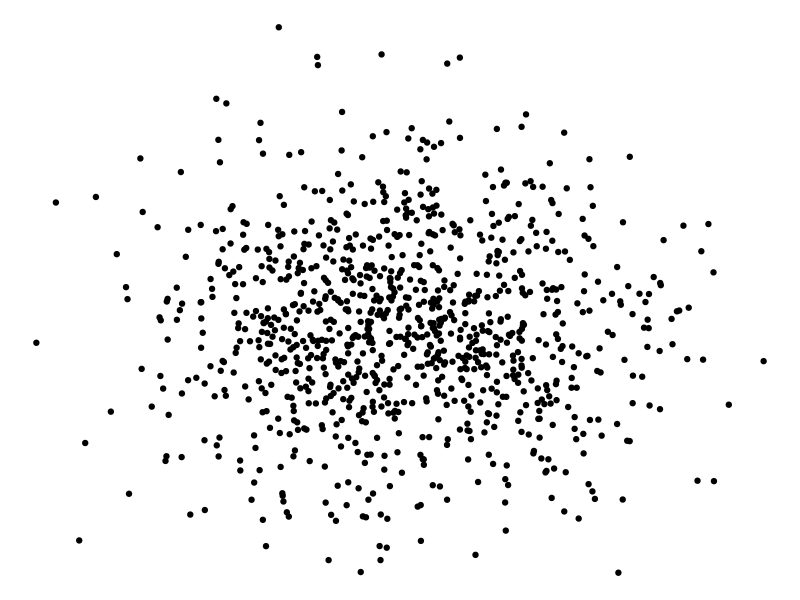
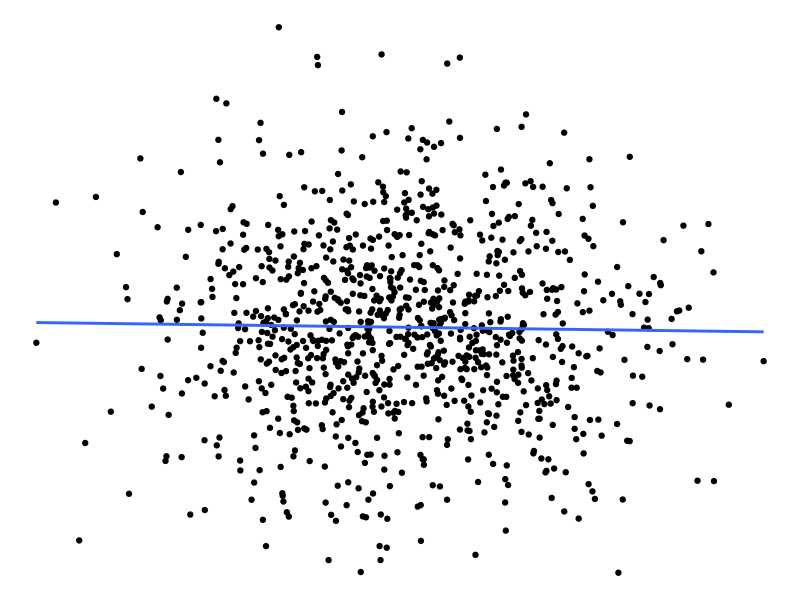
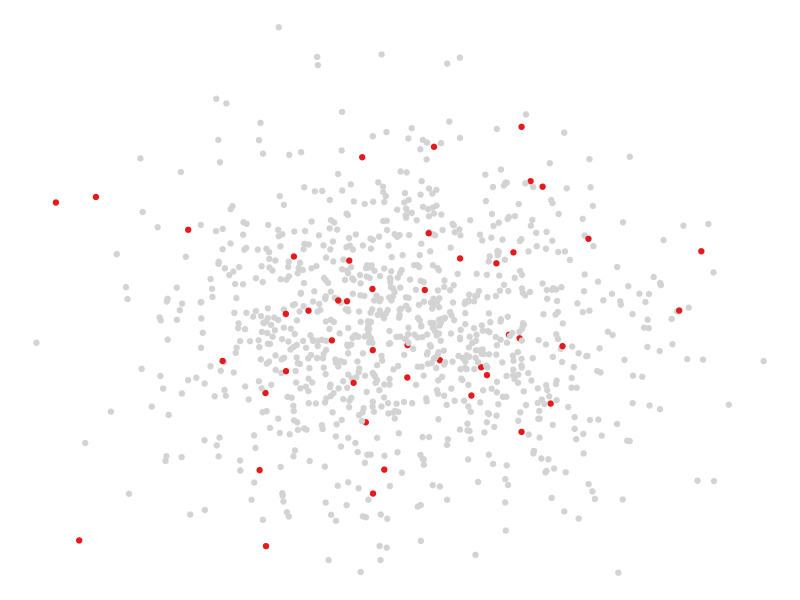
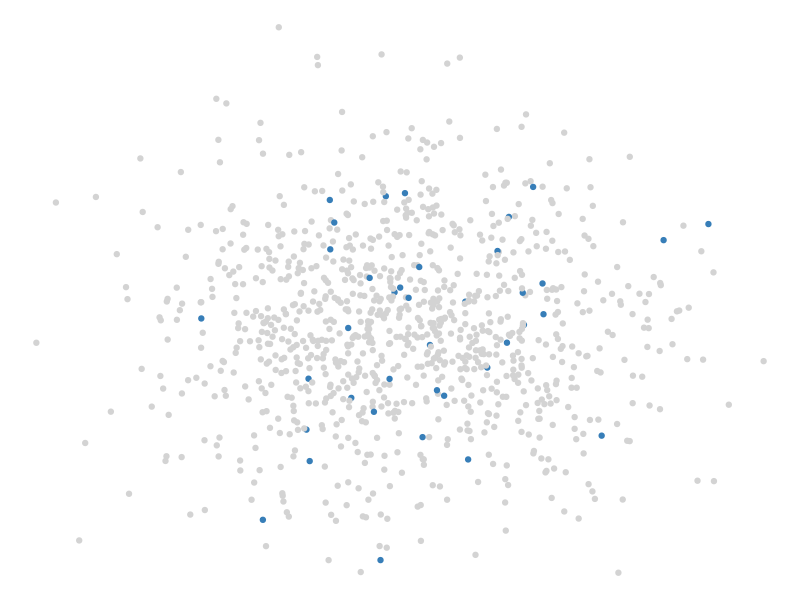
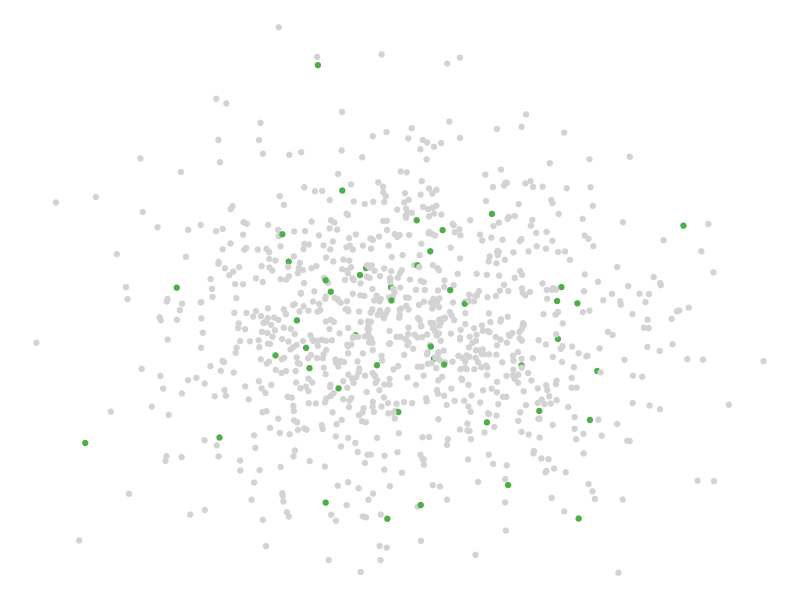
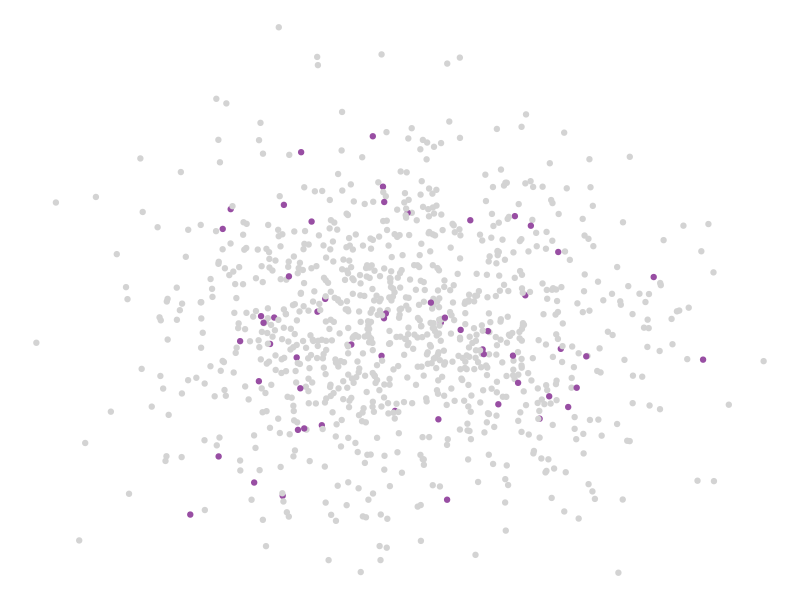
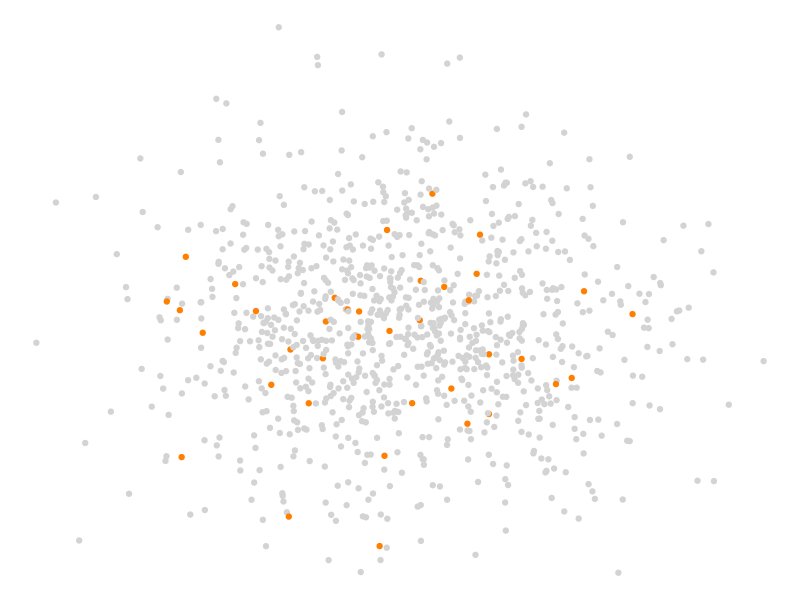
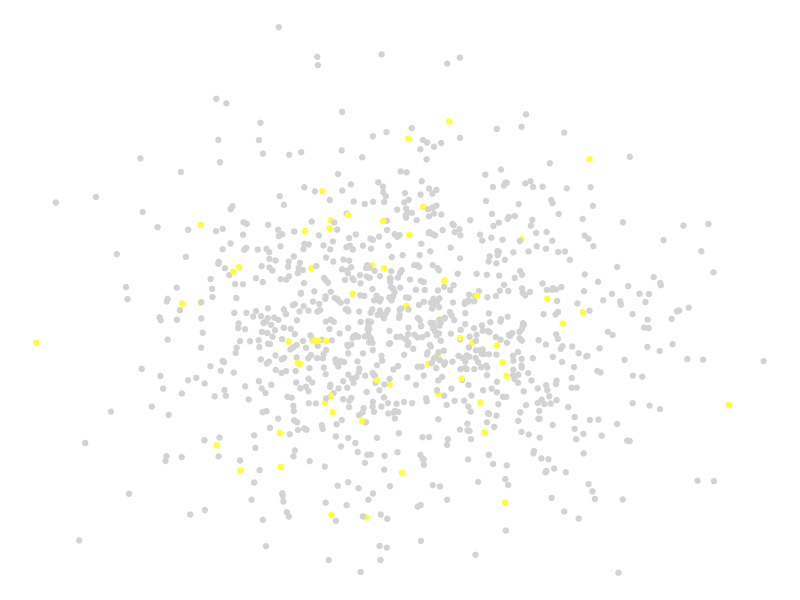

These charts were generated, in order, by the following R code:
library(tidyverse)
library(ggthemes)

generate_correlated_base = function(n, rho, noise_sd = 1) {
  x = rnorm(n)
  
  # Signal component (correlated with x)
  signal = rho * x
  
  # Noise component (independent of x)
  noise = sqrt(1 - rho^2) * rnorm(n, sd = noise_sd)
  
  y = signal + noise
  
  return(data.frame(x = x, y = y))
}

d = generate_correlated_base(n = 1000, rho = 0.7, noise_sd = 65)

summary(lm(y ~ x, data = d))

my_d = d |> 
  mutate(
    x = scales::rescale(x),
    y = scales::rescale(y),
    # x = 1-x,
    s_id = sample(20, 1000, replace = T)
  )

p1 = my_d |> 
  ggplot(aes(x,y)) +
  geom_point() +
  theme_void()

built = ggplot_build(p1)
x_range = built$layout$panel_params[[1]]$x.range
y_range = built$layout$panel_params[[1]]$y.range

p2 = my_d |> 
  ggplot(aes(x,y)) +
  geom_point() +
  theme_void() +
  geom_smooth(method = 'lm', se = F)

# Define 20 colours
my_palette = c('#e41a1c', '#377eb8', '#4daf4a', '#984ea3', '#ff7f00', 
               '#ffff33', '#a65628', '#f781bf', '#999999', '#66c2a5',
               '#fc8d62', '#8da0cb', '#e78ac3', '#a6d854', '#ffd92f',
               '#e5c494', '#b3b3b3', '#8dd3c7', '#ffffb3', '#bebada')

# Create directory if it doesn't exist
dir.create("~/Downloads/konfint", showWarnings = FALSE)

# Save first two plots
ggsave("~/Downloads/konfint/p1.pdf", p1, width = 4, height = 4)
ggsave("~/Downloads/konfint/p2.pdf", p2, width = 4, height = 4)

# Counter for filenames
plot_num = 3

# First loop - highlight each subject
for(i in 1:10) {
  p = my_d |> 
    mutate(my_colour = s_id == i) |> 
    ggplot(aes(x, y, colour = my_colour)) +
    geom_point() +
    guides(colour = 'none') +
    theme_void() +
    scale_colour_manual(values = c('lightgrey', my_palette[i]))
  
  ggsave(sprintf("~/Downloads/konfint/p%d.pdf", plot_num), p, width = 4, height = 4)
  plot_num = plot_num + 1
}

# Second loop - individual subject regressions
for(i in 1:10) {
  p = my_d |> 
    filter(s_id == i) |> 
    ggplot(aes(x, y)) +
    geom_point(colour = my_palette[i], alpha = .5) +
    geom_smooth(method = 'lm', se = F, colour = my_palette[i]) +
    theme_void() +
    coord_cartesian(xlim = x_range, ylim = y_range)
  
  ggsave(sprintf("~/Downloads/konfint/p%d.pdf", plot_num), p, width = 4, height = 4)
  plot_num = plot_num + 1
}

p3 = my_d |> 
  ggplot(aes(x, y, colour = as.factor(s_id))) +
  geom_point(alpha = .5) +
  geom_smooth(method = 'lm', se = F) +
  theme_void() +
  guides(colour = 'none') +
  coord_cartesian(xlim = x_range, ylim = y_range)

p4 = my_d |> 
  ggplot(aes(x, y, colour = as.factor(s_id))) +
  geom_smooth(method = 'lm', se = F) +
  theme_void() +
  guides(colour = 'none') +
  coord_cartesian(xlim = x_range, ylim = c(0.2,0.7))

p5 = my_d |> 
  ggplot(aes(x, y)) +
  geom_smooth(method = 'lm') +
  theme_void() +
  guides(colour = 'none') +
  coord_cartesian(xlim = x_range, ylim = c(0.2,0.7))

p6 = my_d |> 
  ggplot(aes(x, y)) +
  geom_smooth(method = 'lm', level = 0.99) +
  theme_void() +
  guides(colour = 'none') +
  coord_cartesian(xlim = x_range, ylim = c(0.2,0.7))

p7 = my_d |> 
  ggplot(aes(x, y)) +
  geom_smooth(method = 'lm', level = 0.999) +
  theme_void() +
  guides(colour = 'none') +
  coord_cartesian(xlim = x_range, ylim = c(0.2,0.7))

p8 = my_d |> 
  ggplot(aes(x, y)) +
  geom_smooth(method = 'lm', level = 0.9) +
  theme_void() +
  guides(colour = 'none') +
  coord_cartesian(xlim = x_range, ylim = c(0.2,0.7))

p9 = my_d |> 
  ggplot(aes(x, y)) +
  geom_smooth(method = 'lm', level = 0.5) +
  theme_void() +
  guides(colour = 'none') +
  coord_cartesian(xlim = x_range, ylim = c(0.2,0.7))

ggsave(sprintf("~/Downloads/konfint/p%d.pdf", plot_num), p3, width = 4, height = 4)
plot_num = plot_num + 1
ggsave(sprintf("~/Downloads/konfint/p%d.pdf", plot_num), p4, width = 4, height = 4)
plot_num = plot_num + 1
ggsave(sprintf("~/Downloads/konfint/p%d.pdf", plot_num), p5, width = 4, height = 4)
plot_num = plot_num + 1
ggsave(sprintf("~/Downloads/konfint/p%d.pdf", plot_num), p6, width = 4, height = 4)
plot_num = plot_num + 1
ggsave(sprintf("~/Downloads/konfint/p%d.pdf", plot_num), p7, width = 4, height = 4)
plot_num = plot_num + 1
ggsave(sprintf("~/Downloads/konfint/p%d.pdf", plot_num), p8, width = 4, height = 4)
plot_num = plot_num + 1
ggsave(sprintf("~/Downloads/konfint/p%d.pdf", plot_num), p9, width = 4, height = 4)
